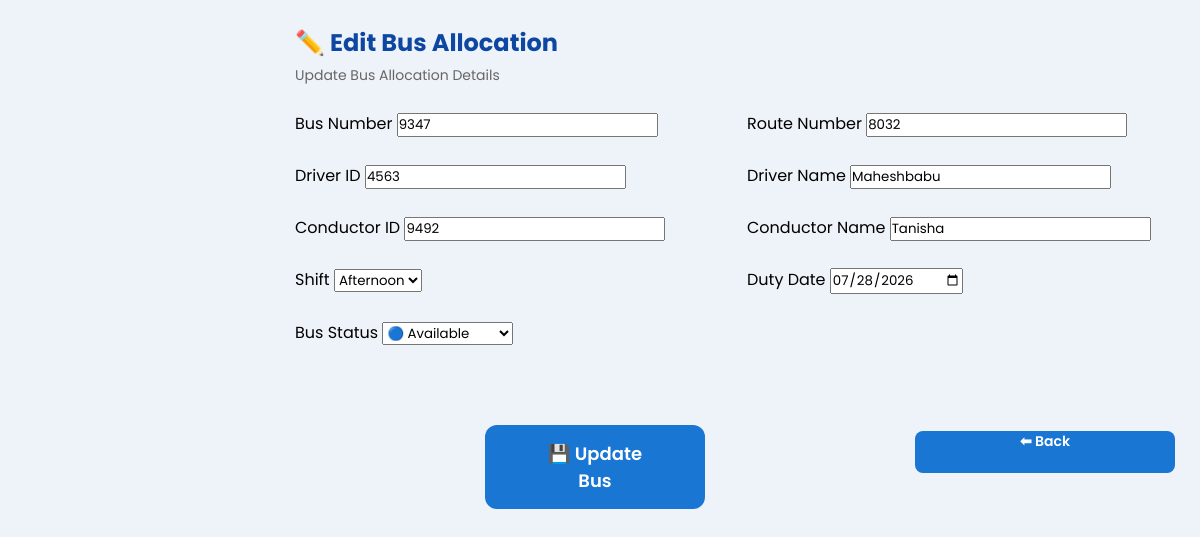
The app's page /edit_bus/2 with its own data.
### tables this page shows
CREATE TABLE bus(
    id INTEGER PRIMARY KEY AUTOINCREMENT,
    bus_number TEXT NOT NULL,
    route_number TEXT NOT NULL,
    driver_id TEXT NOT NULL,
    driver_name TEXT NOT NULL,
    conductor_id TEXT NOT NULL,
    conductor_name TEXT NOT NULL,
    shift TEXT NOT NULL,
    duty_date TEXT NOT NULL
, status TEXT DEFAULT 'Available');

### app.py (the view)
@app.route("/edit_bus/<int:id>")
def edit_bus(id):
    conn = get_db()
    cursor = conn.cursor()
    cursor.execute(
        "SELECT * FROM bus WHERE id=?",
        (id,)
    )
    bus = cursor.fetchone()
    conn.close()
    return render_template(
        "edit_bus.html",
        bus=bus
    )

### app.py (called while the page is built)
def get_db():
    conn = sqlite3.connect(
        "database.db",
        timeout=30,
        check_same_thread=False
    )
    conn.row_factory = sqlite3.Row
    conn.execute("PRAGMA journal_mode=WAL")
    conn.execute("PRAGMA busy_timeout=30000")
    return conn

### templates/edit_bus.html (shortened to what this page needs)
<!DOCTYPE html>
<html lang="en">
<head>
    <link rel="stylesheet" href="{{ url_for('static', filename='style.css') }}">
</head>
<body>
<div class="main-content">
<div class="form-card">
<h2>✏️ Edit Bus Allocation</h2>
<p class="form-subtitle">
Update Bus Allocation Details
</p>
<form action="/update_bus" method="POST">
<div class="form-grid">
<div>
<label>Bus Number</label>
<input type="text" name="bus_number"
value="{{ bus['bus_number'] }}" required>
</div>
<div>
<label>Route Number</label>
<input type="text" name="route_number"
value="{{ bus['route_number'] }}" required>
</div>
<div>
<label>Driver ID</label>
<input type="text" name="driver_id"
value="{{ bus['driver_id'] }}" required>
</div>
<div>
<label>Driver Name</label>
<input type="text" name="driver_name"
value="{{ bus['driver_name'] }}" required>
</div>
<div>
<label>Conductor ID</label>
<input type="text" name="conductor_id"
value="{{ bus['conductor_id'] }}" required>
</div>
<div>
<label>Conductor Name</label>
<input type="text" name="conductor_name"
value="{{ bus['conductor_name'] }}" required>
</div>
<div>
<label>Shift</label>
<select name="shift">
<option value="Afternoon"
{% if bus['shift']=="Afternoon" %}selected{% endif %}>
Afternoon
</option>
</select>
</div>
<div>
<label>Duty Date</label>
<input type="date"
name="duty_date"
value="{{ bus['duty_date'] }}"
required>
</div>
<div>
    <label>Bus Status</label>
    <select name="status">
        <option value="Available"
        {% if bus['status']=="Available" %}selected{% endif %}>
        🔵 Available
        </option>
    </select>
</div>
</div>
<br>
<div class="report-buttons">
<button type="submit" class="save-btn">
💾 Update Bus
</button>
<a href="/bus" class="edit-btn">
⬅ Back
</a>
</div>
</form>
</div>
</div>
</body>
</html>

### static/style.css (style rules this page uses)
* { margin:0; padding:0; box-sizing:border-box; font-family:'Poppins',sans-serif; }
body { background:linear-gradient(to right,#eef2f7,#f8fbff); }
body { background:#eef3f9; overflow-x:hidden; }
.main-content { margin-left: 240px !important; width: calc(100% - 240px); padding: 25px 35px; box-sizing: border-box; min-height: 100vh; }
.form-card h2 { color:#0d47a1; margin-bottom:5px; }
.form-subtitle { color:#666; margin-bottom:20px; font-size:14px; }
.save-btn { display:block; margin:20px auto 0; width:220px; background:#1976d2; color:white; border:none; padding:14px 25px; border-radius:8px; cursor:pointer; font-size:16px; font-weight:600; transition:.3s; }
.edit-btn { display:inline-flex; align-items:center; justify-content:center; min-width:95px; height:42px; padding:0 14px; box-sizing:border-box; background:#1976d2; color:white; border-radius:8px; text-decoration:none; font-size:14px; font-weight:600; white-space:nowrap; }
.report-buttons { display: flex; justify-content: center; align-items: center; gap: 20px; margin-top: 20px; }
.report-buttons .save-btn, .report-buttons .edit-btn { width: 260px; text-align: center; }
.report-buttons a { text-decoration:none; }
.report-buttons .save-btn, .report-buttons .edit-btn { min-width:220px; text-align:center; display:inline-block; }
.report-buttons { display:flex; justify-content:center; margin:25px 0; }
.report-buttons .save-btn { width:220px; text-align:center; }
.main-content { margin-left:220px; padding:20px; width:calc(100% - 220px); overflow-x:hidden; box-sizing:border-box; }
.main-content { margin-left: 270px !important; width: calc(100% - 270px) !important; padding: 25px !important; box-sizing: border-box !important; }
.main-content { margin-left: 270px !important; width: calc(100% - 270px) !important; box-sizing: border-box; }
.main-content { overflow-x: visible !important; overflow-y: visible !important; }
.form-grid { display: grid; grid-template-columns: 1fr 1fr; gap: 26px 24px; width: 100%; margin-top: 25px; }
.save-btn { display: block; margin: 30px auto 0; padding: 15px 45px; background: #1976d2; color: white; border: none; border-radius: 12px; font-family: 'Poppins', sans-serif; font-size: 18px; font-weight: 600; cursor: pointer; }
.main-content { max-width: 100% !important; box-sizing: border-box !important; }
body { overflow-x: hidden !important; }

### records on screen
bus: bus_number "9347", route_number "8032", driver_id "4563", driver_name "Maheshbabu", conductor_id "9492", conductor_name "Tanisha", shift "Afternoon", duty_date "07/28/2026", status "🔵 Available"
